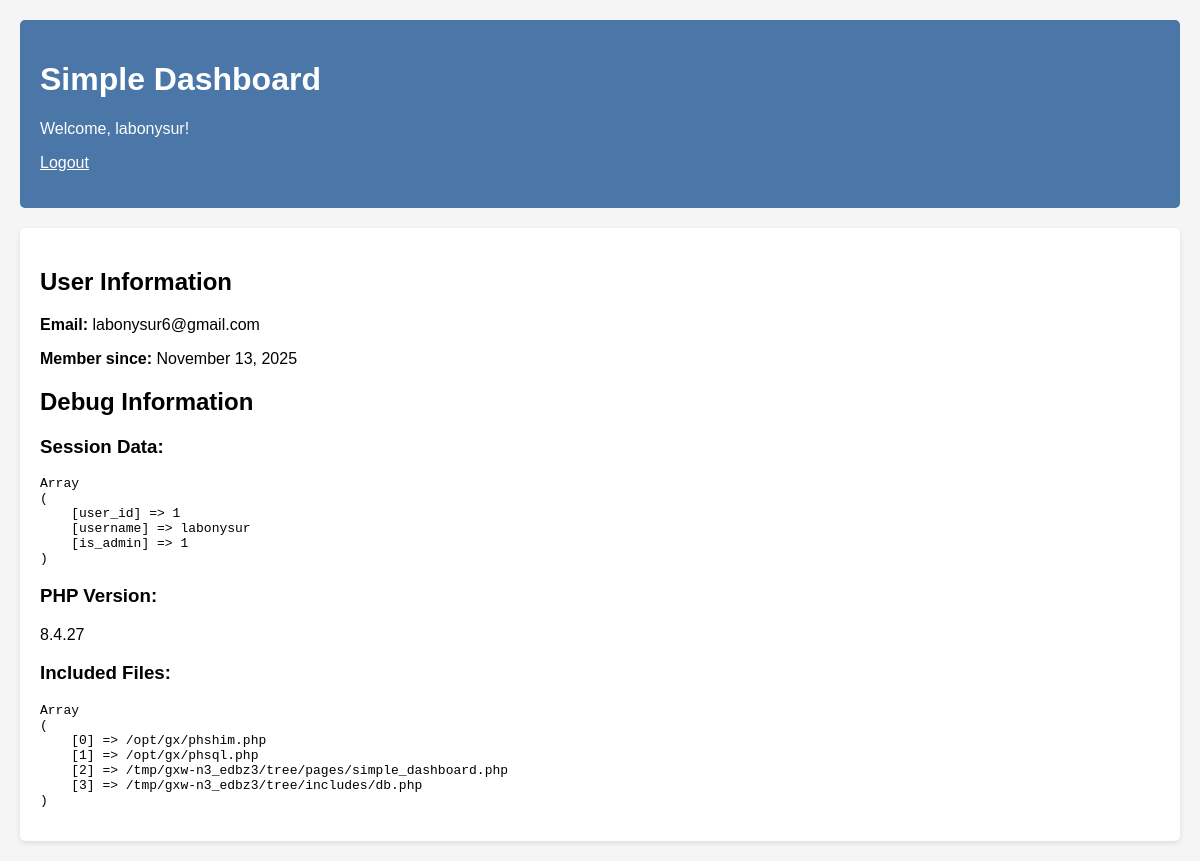
The page /pages/simple_dashboard.php (signed in) on the database its author committed.
### tables this page shows
CREATE TABLE users (
    id INT AUTO_INCREMENT PRIMARY KEY,
    username VARCHAR(50) NOT NULL UNIQUE,
    email VARCHAR(100) NOT NULL UNIQUE,
    password VARCHAR(255) NOT NULL,
    is_admin BOOLEAN DEFAULT FALSE,
    email_verified BOOLEAN DEFAULT FALSE,
    email_otp VARCHAR(10) DEFAULT NULL,
    email_otp_expires DATETIME DEFAULT NULL,
    phone VARCHAR(20) DEFAULT NULL,
    full_name VARCHAR(100) DEFAULT NULL,
    address TEXT DEFAULT NULL,
    city VARCHAR(50) DEFAULT NULL,
    postal_code VARCHAR(20) DEFAULT NULL,
    country VARCHAR(50) DEFAULT 'Bangladesh',
    created_at TIMESTAMP DEFAULT CURRENT_TIMESTAMP,
    updated_at TIMESTAMP DEFAULT CURRENT_TIMESTAMP ON UPDATE CURRENT_TIMESTAMP
);

### pages/simple_dashboard.php (the view, shortened to what this page needs)
<?php
require_once '../includes/db.php';
$stmt = $pdo->prepare("SELECT username, email, created_at FROM users WHERE id = ?");
$stmt->execute([$_SESSION['user_id']]);
$user = $stmt->fetch();
?>
<!DOCTYPE html>
<html>
<head>
</head>
<body>
    <div class="container">
        <div class="header">
            <h1>Simple Dashboard</h1>
            <p>Welcome, <?= htmlspecialchars($user['username']) ?>!</p>
            <p><a href="logout.php" style="color: white;">Logout</a></p>
        </div>
        <div class="content">
            <h2>User Information</h2>
            <p><strong>Email:</strong> <?= htmlspecialchars($user['email']) ?></p>
            <p><strong>Member since:</strong> <?= date('F j, Y', strtotime($user['created_at'])) ?></p>
            <h2>Debug Information</h2>
            <h3>Session Data:</h3>
            <pre><?php print_r($_SESSION); ?></pre>
            <h3>PHP Version:</h3>
            <p><?= phpversion() ?></p>
            <h3>Included Files:</h3>
            <pre><?php print_r(get_included_files()); ?></pre>
        </div>
    </div>
</body>
</html>

### pages/simple_dashboard.php (style rules this page uses)
body { font-family: Arial, sans-serif; margin: 0; padding: 0; background: #f5f5f5; }
.container { max-width: 1200px; margin: 0 auto; padding: 20px; }
.header { background: #4a76a8; color: white; padding: 20px; border-radius: 5px; margin-bottom: 20px; }
.content { background: white; padding: 20px; border-radius: 5px; box-shadow: 0 2px 5px rgba(0,0,0,0.1); }

### rows shown on the page
users: username "labonysur", email "labonysur6@gmail.com", created_at "November 13, 2025"

### other values the page prints
phpversion() "8.4.27"
